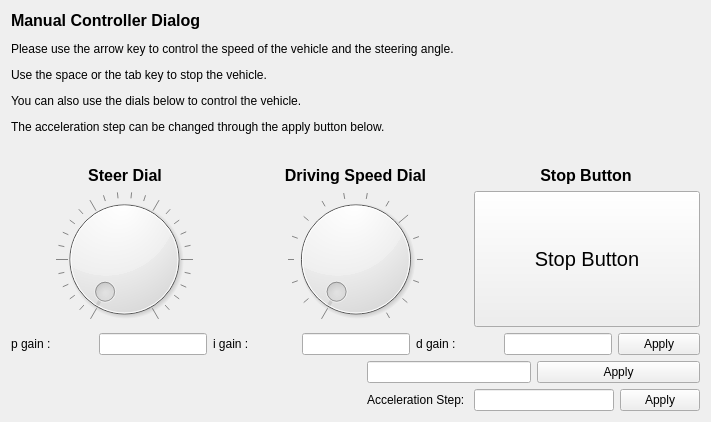
<?xml version="1.0" encoding="UTF-8"?>
<ui version="4.0">
 <class>ManualControlDialog</class>
 <widget class="QDialog" name="ManualControlDialog">
  <property name="geometry">
   <rect>
    <x>0</x>
    <y>0</y>
    <width>711</width>
    <height>422</height>
   </rect>
  </property>
  <property name="focusPolicy">
   <enum>Qt::StrongFocus</enum>
  </property>
  <property name="windowTitle">
   <string>Dialog</string>
  </property>
  <layout class="QGridLayout" name="gridLayout">
   <item row="5" column="0" colspan="4">
    <layout class="QHBoxLayout" name="horizontalLayout_2">
     <item>
      <widget class="QLabel" name="label_2">
       <property name="text">
        <string>p gain :</string>
       </property>
      </widget>
     </item>
     <item>
      <widget class="QLineEdit" name="p_gainLineEdit">
       <property name="sizePolicy">
        <sizepolicy hsizetype="Minimum" vsizetype="Fixed">
         <horstretch>0</horstretch>
         <verstretch>0</verstretch>
        </sizepolicy>
       </property>
       <property name="focusPolicy">
        <enum>Qt::ClickFocus</enum>
       </property>
      </widget>
     </item>
     <item>
      <widget class="QLabel" name="label_3">
       <property name="text">
        <string>i gain :</string>
       </property>
      </widget>
     </item>
     <item>
      <widget class="QLineEdit" name="i_gainLineEdit">
       <property name="sizePolicy">
        <sizepolicy hsizetype="Minimum" vsizetype="Fixed">
         <horstretch>0</horstretch>
         <verstretch>0</verstretch>
        </sizepolicy>
       </property>
       <property name="focusPolicy">
        <enum>Qt::ClickFocus</enum>
       </property>
      </widget>
     </item>
     <item>
      <widget class="QLabel" name="label_4">
       <property name="text">
        <string>d gain : </string>
       </property>
      </widget>
     </item>
     <item>
      <widget class="QLineEdit" name="d_gainLineEdit">
       <property name="sizePolicy">
        <sizepolicy hsizetype="Minimum" vsizetype="Fixed">
         <horstretch>0</horstretch>
         <verstretch>0</verstretch>
        </sizepolicy>
       </property>
       <property name="focusPolicy">
        <enum>Qt::ClickFocus</enum>
       </property>
      </widget>
     </item>
     <item>
      <widget class="QPushButton" name="pidGainApplyPushButton">
       <property name="focusPolicy">
        <enum>Qt::NoFocus</enum>
       </property>
       <property name="text">
        <string>Apply</string>
       </property>
      </widget>
     </item>
    </layout>
   </item>
   <item row="0" column="0" colspan="4">
    <widget class="QLabel" name="descriptionLabel">
     <property name="enabled">
      <bool>true</bool>
     </property>
     <property name="lineWidth">
      <number>1</number>
     </property>
     <property name="text">
      <string>&lt;html&gt;&lt;head/&gt;&lt;body&gt;&lt;p&gt;&lt;span style=&quot; font-size:12pt; font-weight:600;&quot;&gt;Manual Controller Dialog&lt;/span&gt;&lt;/p&gt;&lt;p&gt;Please use the arrow key to control the speed of the vehicle and the steering angle.&lt;/p&gt;&lt;p&gt;Use the space or the tab key to stop the vehicle.&lt;/p&gt;&lt;p&gt;You can also use the dials below to control the vehicle.&lt;/p&gt;&lt;p&gt;The acceleration step can be changed through the apply button below.&lt;/p&gt;&lt;/body&gt;&lt;/html&gt;</string>
     </property>
     <property name="textFormat">
      <enum>Qt::AutoText</enum>
     </property>
     <property name="alignment">
      <set>Qt::AlignLeading|Qt::AlignLeft|Qt::AlignTop</set>
     </property>
    </widget>
   </item>
   <item row="2" column="0" rowspan="3" colspan="4">
    <layout class="QHBoxLayout" name="horizontalLayout">
     <property name="sizeConstraint">
      <enum>QLayout::SetMaximumSize</enum>
     </property>
     <item>
      <widget class="QDial" name="SteerDial">
       <property name="focusPolicy">
        <enum>Qt::NoFocus</enum>
       </property>
       <property name="wrapping">
        <bool>false</bool>
       </property>
       <property name="notchesVisible">
        <bool>true</bool>
       </property>
      </widget>
     </item>
     <item>
      <widget class="QDial" name="SpeedDial">
       <property name="focusPolicy">
        <enum>Qt::NoFocus</enum>
       </property>
       <property name="wrapping">
        <bool>false</bool>
       </property>
       <property name="notchTarget">
        <double>6.700000000000000</double>
       </property>
       <property name="notchesVisible">
        <bool>true</bool>
       </property>
      </widget>
     </item>
     <item>
      <widget class="QPushButton" name="Stop">
       <property name="sizePolicy">
        <sizepolicy hsizetype="Minimum" vsizetype="Expanding">
         <horstretch>0</horstretch>
         <verstretch>0</verstretch>
        </sizepolicy>
       </property>
       <property name="font">
        <font>
         <pointsize>15</pointsize>
        </font>
       </property>
       <property name="focusPolicy">
        <enum>Qt::NoFocus</enum>
       </property>
       <property name="text">
        <string>Stop Button</string>
       </property>
      </widget>
     </item>
    </layout>
   </item>
   <item row="7" column="1">
    <widget class="QLabel" name="accelLineEdit_2">
     <property name="text">
      <string>Acceleration Step: </string>
     </property>
    </widget>
   </item>
   <item row="7" column="0">
    <spacer name="horizontalSpacer">
     <property name="orientation">
      <enum>Qt::Horizontal</enum>
     </property>
     <property name="sizeType">
      <enum>QSizePolicy::Fixed</enum>
     </property>
     <property name="sizeHint" stdset="0">
      <size>
       <width>350</width>
       <height>20</height>
      </size>
     </property>
    </spacer>
   </item>
   <item row="1" column="0" colspan="4">
    <layout class="QHBoxLayout" name="dialDescriptorLayout">
     <property name="spacing">
      <number>2</number>
     </property>
     <property name="sizeConstraint">
      <enum>QLayout::SetMinimumSize</enum>
     </property>
     <item>
      <widget class="QLabel" name="steerDialDescriptor">
       <property name="sizePolicy">
        <sizepolicy hsizetype="Minimum" vsizetype="Minimum">
         <horstretch>0</horstretch>
         <verstretch>0</verstretch>
        </sizepolicy>
       </property>
       <property name="layoutDirection">
        <enum>Qt::LeftToRight</enum>
       </property>
       <property name="text">
        <string>&lt;html&gt;&lt;head/&gt;&lt;body&gt;&lt;p&gt;&lt;span style=&quot; font-size:12pt; font-weight:600;&quot;&gt;Steer Dial&lt;/span&gt;&lt;/p&gt;&lt;/body&gt;&lt;/html&gt;</string>
       </property>
       <property name="alignment">
        <set>Qt::AlignBottom|Qt::AlignHCenter</set>
       </property>
      </widget>
     </item>
     <item>
      <widget class="QLabel" name="speedDialDescriptor">
       <property name="sizePolicy">
        <sizepolicy hsizetype="Minimum" vsizetype="Minimum">
         <horstretch>0</horstretch>
         <verstretch>0</verstretch>
        </sizepolicy>
       </property>
       <property name="text">
        <string>&lt;html&gt;&lt;head/&gt;&lt;body&gt;&lt;p&gt;&lt;span style=&quot; font-size:12pt; font-weight:600;&quot;&gt;Driving Speed Dial&lt;/span&gt;&lt;/p&gt;&lt;/body&gt;&lt;/html&gt;</string>
       </property>
       <property name="alignment">
        <set>Qt::AlignBottom|Qt::AlignHCenter</set>
       </property>
      </widget>
     </item>
     <item>
      <widget class="QLabel" name="label">
       <property name="sizePolicy">
        <sizepolicy hsizetype="Minimum" vsizetype="Minimum">
         <horstretch>0</horstretch>
         <verstretch>0</verstretch>
        </sizepolicy>
       </property>
       <property name="font">
        <font>
         <pointsize>12</pointsize>
         <weight>75</weight>
         <bold>true</bold>
        </font>
       </property>
       <property name="text">
        <string>Stop Button</string>
       </property>
       <property name="textFormat">
        <enum>Qt::AutoText</enum>
       </property>
       <property name="alignment">
        <set>Qt::AlignBottom|Qt::AlignHCenter</set>
       </property>
      </widget>
     </item>
    </layout>
   </item>
   <item row="7" column="3">
    <widget class="QPushButton" name="applyPushButton">
     <property name="focusPolicy">
      <enum>Qt::NoFocus</enum>
     </property>
     <property name="text">
      <string>Apply</string>
     </property>
    </widget>
   </item>
   <item row="7" column="2">
    <widget class="QLineEdit" name="accelLineEdit">
     <property name="focusPolicy">
      <enum>Qt::ClickFocus</enum>
     </property>
    </widget>
   </item>
   <item row="6" column="1" colspan="3">
    <layout class="QHBoxLayout" name="horizontalLayout_3">
     <item>
      <widget class="QLineEdit" name="brakeVoltageLineEdit">
       <property name="sizePolicy">
        <sizepolicy hsizetype="Minimum" vsizetype="Fixed">
         <horstretch>0</horstretch>
         <verstretch>0</verstretch>
        </sizepolicy>
       </property>
       <property name="focusPolicy">
        <enum>Qt::ClickFocus</enum>
       </property>
      </widget>
     </item>
     <item>
      <widget class="QPushButton" name="brakeVoltagePushButton">
       <property name="focusPolicy">
        <enum>Qt::NoFocus</enum>
       </property>
       <property name="text">
        <string>Apply</string>
       </property>
      </widget>
     </item>
    </layout>
   </item>
  </layout>
 </widget>
 <resources/>
 <connections/>
</ui>
